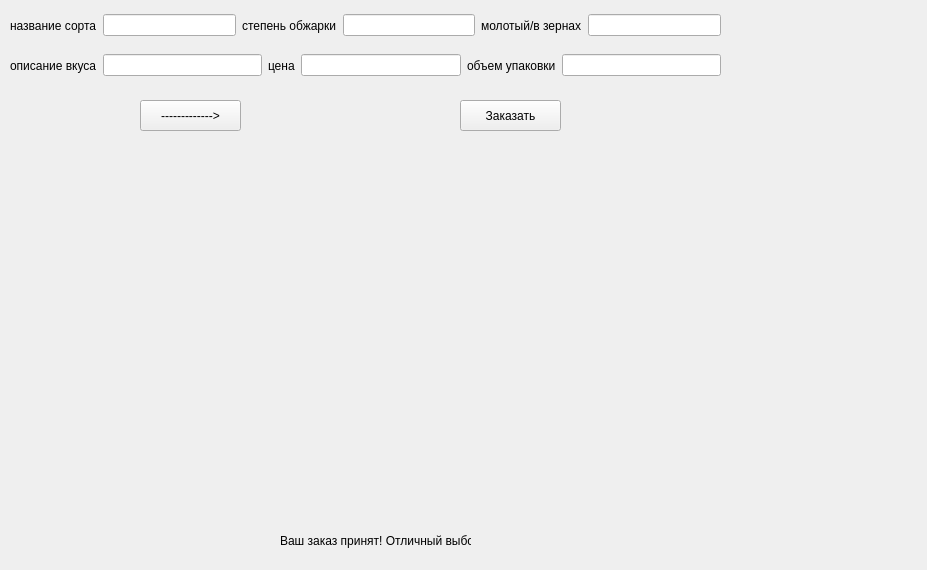
<?xml version="1.0" encoding="UTF-8"?>
<ui version="4.0">
 <class>MainWindow</class>
 <widget class="QMainWindow" name="MainWindow">
  <property name="geometry">
   <rect>
    <x>0</x>
    <y>0</y>
    <width>927</width>
    <height>570</height>
   </rect>
  </property>
  <property name="sizePolicy">
   <sizepolicy hsizetype="Fixed" vsizetype="Fixed">
    <horstretch>0</horstretch>
    <verstretch>0</verstretch>
   </sizepolicy>
  </property>
  <property name="windowTitle">
   <string>Кафе &quot;У айтишника&quot;</string>
  </property>
  <widget class="QWidget" name="centralwidget">
   <widget class="QWidget" name="horizontalLayoutWidget">
    <property name="geometry">
     <rect>
      <x>10</x>
      <y>10</y>
      <width>711</width>
      <height>31</height>
     </rect>
    </property>
    <layout class="QHBoxLayout" name="horizontalLayout">
     <item>
      <widget class="QLabel" name="label_1">
       <property name="text">
        <string>название сорта</string>
       </property>
      </widget>
     </item>
     <item>
      <widget class="QLineEdit" name="lineEdit_1">
       <property name="text">
        <string/>
       </property>
      </widget>
     </item>
     <item>
      <widget class="QLabel" name="label_2">
       <property name="text">
        <string>степень обжарки</string>
       </property>
      </widget>
     </item>
     <item>
      <widget class="QLineEdit" name="lineEdit_2"/>
     </item>
     <item>
      <widget class="QLabel" name="label_3">
       <property name="text">
        <string>молотый/в зернах</string>
       </property>
      </widget>
     </item>
     <item>
      <widget class="QLineEdit" name="lineEdit_3"/>
     </item>
    </layout>
   </widget>
   <widget class="QWidget" name="horizontalLayoutWidget_2">
    <property name="geometry">
     <rect>
      <x>10</x>
      <y>50</y>
      <width>711</width>
      <height>31</height>
     </rect>
    </property>
    <layout class="QHBoxLayout" name="horizontalLayout_2">
     <item>
      <widget class="QLabel" name="label_4">
       <property name="text">
        <string>описание вкуса</string>
       </property>
      </widget>
     </item>
     <item>
      <widget class="QLineEdit" name="lineEdit_4"/>
     </item>
     <item>
      <widget class="QLabel" name="label_5">
       <property name="text">
        <string>цена</string>
       </property>
      </widget>
     </item>
     <item>
      <widget class="QLineEdit" name="lineEdit_5"/>
     </item>
     <item>
      <widget class="QLabel" name="label_6">
       <property name="text">
        <string>объем упаковки</string>
       </property>
      </widget>
     </item>
     <item>
      <widget class="QLineEdit" name="lineEdit_6"/>
     </item>
    </layout>
   </widget>
   <widget class="QPushButton" name="pushButton_1">
    <property name="geometry">
     <rect>
      <x>140</x>
      <y>100</y>
      <width>101</width>
      <height>31</height>
     </rect>
    </property>
    <property name="text">
     <string>-------------&gt;</string>
    </property>
   </widget>
   <widget class="QPushButton" name="pushButton_2">
    <property name="geometry">
     <rect>
      <x>460</x>
      <y>100</y>
      <width>101</width>
      <height>31</height>
     </rect>
    </property>
    <property name="text">
     <string>Заказать</string>
    </property>
   </widget>
   <widget class="QLabel" name="label_7">
    <property name="geometry">
     <rect>
      <x>280</x>
      <y>530</y>
      <width>191</width>
      <height>21</height>
     </rect>
    </property>
    <property name="text">
     <string>Ваш заказ принят! Отличный выбор!</string>
    </property>
   </widget>
  </widget>
 </widget>
 <resources/>
 <connections/>
</ui>
